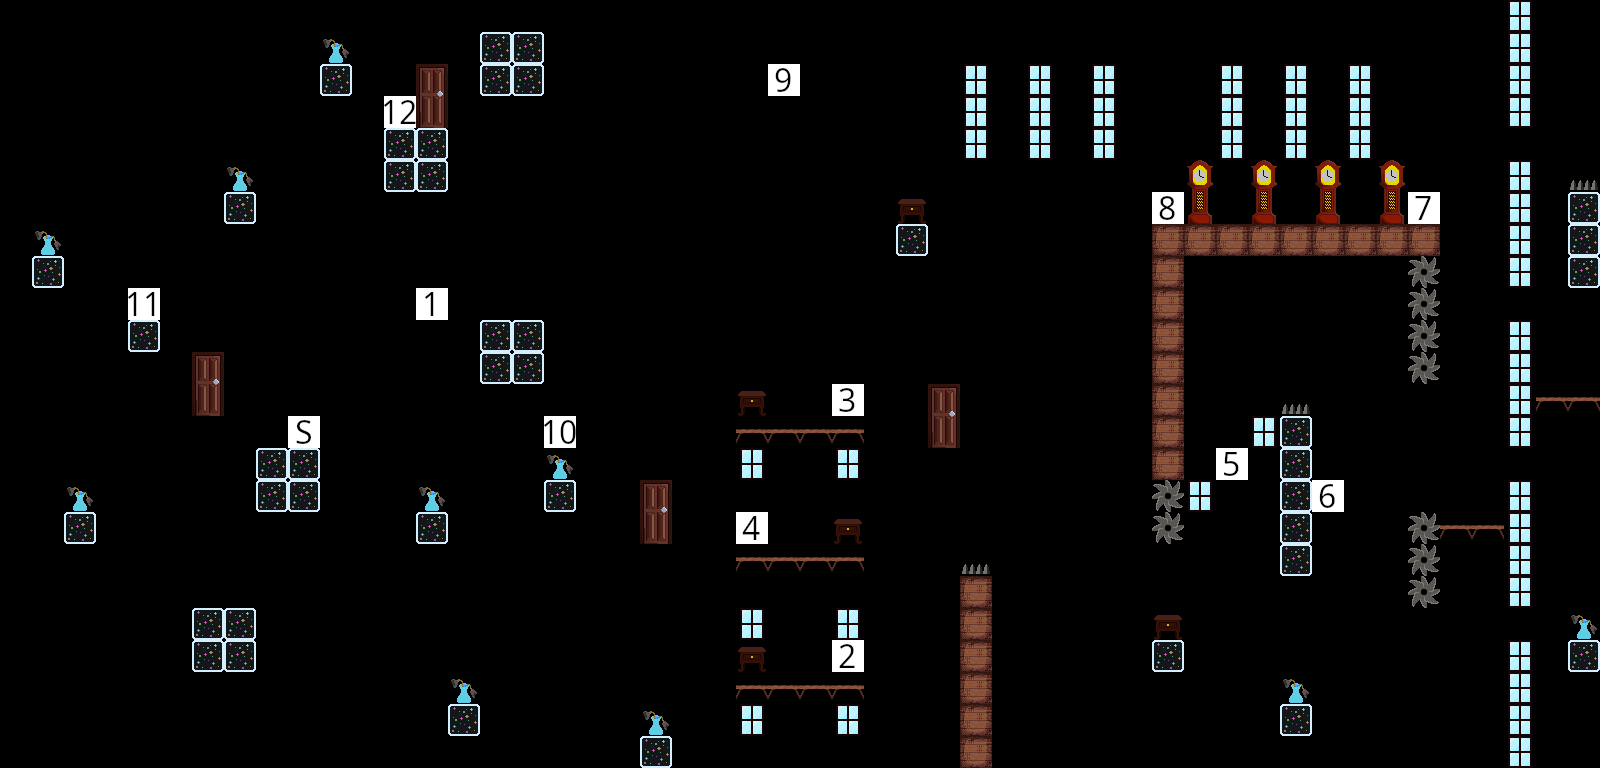

A 2D game scene composited from a Tiled map and its tileset images. What follows is a short description and the map's XML, with every tile layer's data as written:
An orthogonal 50x24 tile map with 32x32 px tiles, 1 tile layer (Tile Layer 1).

<map version="1.10" tiledversion="1.10.2" orientation="orthogonal" renderorder="right-down" width="50" height="24" tilewidth="32" tileheight="32" infinite="0" nextlayerid="2" nextobjectid="1">
 <editorsettings>
  <export target="../assets/levels/bonus/Void.csv" format="csv" />
 </editorsettings>
 <tileset firstgid="1" source="tiles.tsx" />
 <layer id="1" name="Tile Layer 1" width="50" height="24">
  <data encoding="csv">
7,7,7,7,7,7,7,7,7,7,7,7,7,7,7,7,7,7,7,7,7,7,7,7,7,7,7,7,7,7,7,7,7,7,7,7,7,7,7,7,7,7,7,7,7,7,7,23,7,7,
7,7,7,7,7,7,7,7,7,7,22,7,7,7,7,27,27,7,7,7,7,7,7,7,7,7,7,7,7,7,7,7,7,7,7,7,7,7,7,7,7,7,7,7,7,7,7,23,7,7,
7,7,7,7,7,7,7,7,7,7,27,7,7,7,7,27,27,7,7,7,7,7,7,7,109,7,7,7,7,7,23,7,23,7,23,7,7,7,23,7,23,7,23,7,7,7,7,23,7,7,
7,7,7,7,7,7,7,7,7,7,7,7,112,24,7,7,7,7,7,7,7,7,7,7,7,7,7,7,7,7,23,7,23,7,23,7,7,7,23,7,23,7,23,7,7,7,7,23,7,7,
7,7,7,7,7,7,7,7,7,7,7,7,27,27,7,7,7,7,7,7,7,7,7,7,7,7,7,7,7,7,23,7,23,7,23,7,7,7,23,7,23,7,23,7,7,7,7,7,7,7,
7,7,7,7,7,7,7,22,7,7,7,7,27,27,7,7,7,7,7,7,7,7,7,7,7,7,7,7,7,7,7,7,7,7,7,7,7,7,7,7,7,7,7,7,7,7,7,23,7,5,
7,7,7,7,7,7,7,27,7,7,7,7,7,7,7,7,7,7,7,7,7,7,7,7,7,7,7,7,21,7,7,7,7,7,7,7,108,25,7,25,7,25,7,25,107,7,7,23,7,27,
7,22,7,7,7,7,7,7,7,7,7,7,7,7,7,7,7,7,7,7,7,7,7,7,7,7,7,7,27,7,7,7,7,7,7,7,2,2,2,2,2,2,2,2,2,7,7,23,7,27,
7,27,7,7,7,7,7,7,7,7,7,7,7,7,7,7,7,7,7,7,7,7,7,7,7,7,7,7,7,7,7,7,7,7,7,7,2,0,0,0,0,0,0,7,4,7,7,23,7,27,
7,7,7,7,111,7,7,7,7,7,7,7,7,101,7,7,7,7,7,7,7,7,7,7,7,7,7,7,7,7,7,7,7,7,7,7,2,0,0,0,0,0,7,7,4,7,7,7,7,7,
7,7,7,7,27,7,7,7,7,7,7,7,7,7,7,27,27,7,7,7,7,7,7,7,7,7,7,7,7,7,7,7,7,7,7,7,2,0,0,0,0,7,7,7,4,7,7,23,7,7,
7,7,7,7,7,7,7,7,7,7,7,7,7,7,7,27,27,7,7,7,7,7,0,0,0,0,0,0,7,7,7,7,7,7,7,7,2,0,7,7,7,7,7,7,4,7,7,23,7,7,
7,7,7,7,7,7,24,7,7,7,7,7,7,7,7,7,7,7,7,7,7,7,0,21,0,0,103,0,7,7,7,7,7,7,7,7,2,7,7,7,5,7,7,7,7,7,7,23,26,26,
7,7,7,7,7,7,7,7,7,6,7,7,7,7,7,7,7,110,7,7,7,7,0,3,3,3,3,0,7,24,7,7,7,7,7,7,2,7,7,23,27,7,7,7,7,7,7,23,7,7,
7,7,7,7,7,7,7,7,27,27,7,7,7,7,7,7,7,22,7,7,7,7,0,23,0,0,23,0,7,7,7,7,7,7,7,7,2,7,105,7,27,7,7,7,7,7,7,7,7,7,
7,7,22,7,7,7,7,7,27,27,7,7,7,22,7,7,7,27,7,7,7,7,0,0,0,0,0,0,7,7,7,7,7,7,7,7,4,23,7,7,27,106,7,7,7,7,7,23,7,7,
7,7,27,7,7,7,7,7,7,7,7,7,7,27,7,7,7,7,7,7,24,7,0,104,0,0,21,0,7,7,7,7,7,7,7,7,4,7,7,7,27,7,7,7,4,26,26,23,7,7,
7,7,7,7,7,7,7,7,7,7,7,7,7,7,7,7,7,7,7,7,7,7,0,3,3,3,3,0,7,7,5,7,7,7,7,7,7,7,7,7,27,7,7,7,4,7,7,23,7,7,
7,7,7,7,7,7,7,7,7,7,7,7,7,7,7,7,7,7,7,7,7,7,0,0,0,0,0,0,7,7,2,7,7,7,7,7,7,7,7,7,7,7,7,7,4,7,7,23,7,7,
7,7,7,7,7,7,27,27,7,7,7,7,7,7,7,7,7,7,7,7,7,7,0,23,0,0,23,0,7,7,2,7,7,7,7,7,21,7,7,7,7,7,7,7,7,7,7,7,7,22,
7,7,7,7,7,7,27,27,7,7,7,7,7,7,7,7,7,7,7,7,7,7,0,21,0,0,102,0,7,7,2,7,7,7,7,7,27,7,7,7,7,7,7,7,7,7,7,23,7,27,
7,7,7,7,7,7,7,7,7,7,7,7,7,7,22,7,7,7,7,7,7,7,0,3,3,3,3,0,7,7,2,7,7,7,7,7,7,7,7,7,22,7,7,7,7,7,7,23,7,7,
7,7,7,7,7,7,7,7,7,7,7,7,7,7,27,7,7,7,7,7,22,7,0,23,0,0,23,0,7,7,2,7,7,7,7,7,7,7,7,7,27,7,7,7,7,7,7,23,7,7,
7,7,7,7,7,7,7,7,7,7,7,7,7,7,7,7,7,7,7,7,27,7,0,0,0,0,0,0,7,7,2,7,7,7,7,7,7,7,7,7,7,7,7,7,7,7,7,23,7,7
</data>
 </layer>
</map>
